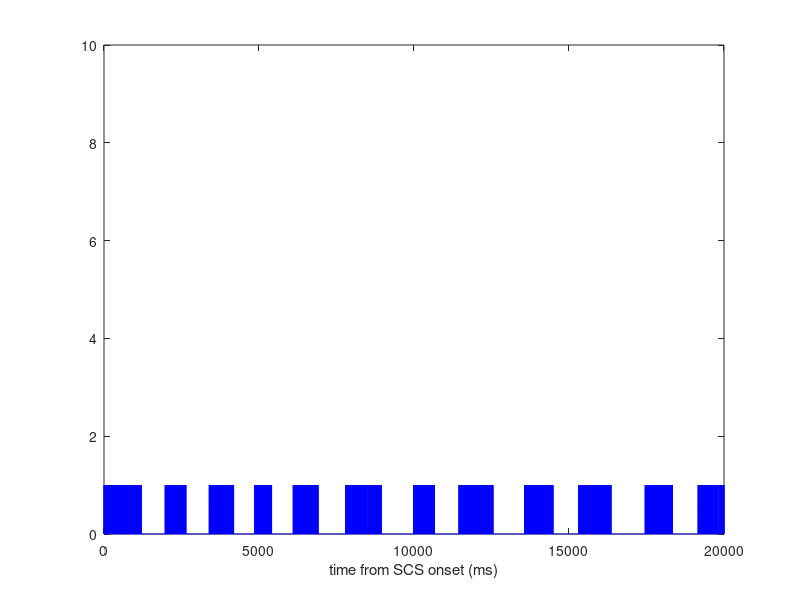
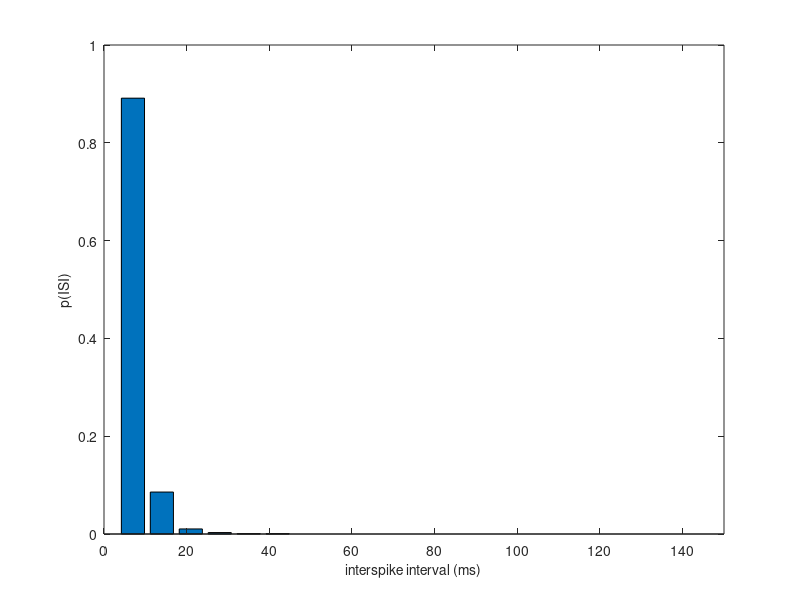
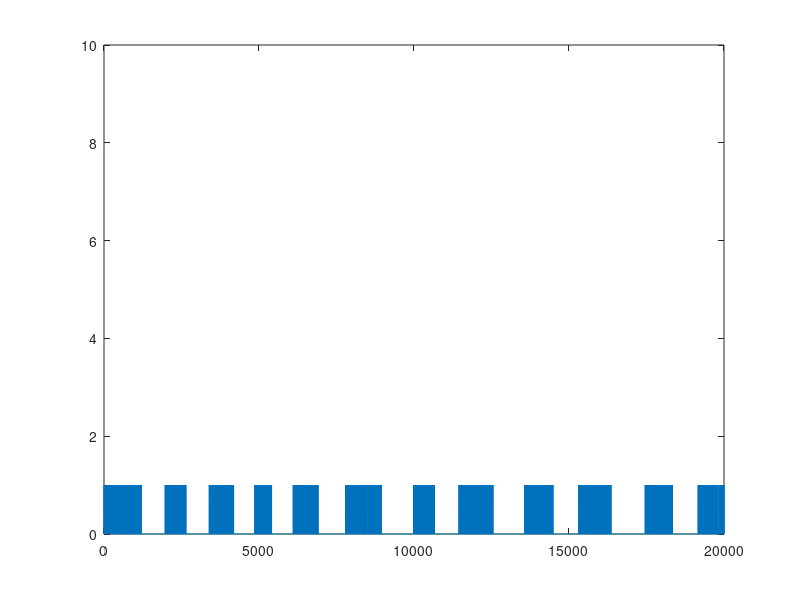

MATLAB code to generate these figures, in order:
%% The SCS abstract model for 150 Hz including noise - In this code fast AHP, ADP and slow AHP mechanisms are considered. 
clc
clear all
close all



%%

% 
% % 6 parameters
% step_size= 0.003;        % step size for slow AHP   
% sAHP_tau=1000 ;          % slow AHP time constant
% 
% fAHP_amp=-0.8 ;          % fast AHP amplitude
% fAHP_tau=6 ;             % fast AHP time constant
% 
% ADP_amp=0.5 ;            % ADP amplitude
% ADP_tau=40 ;             % ADP time constant
% 
% 
% 
% 
% T=0:1:100  ;
% 
% Fast_AHP= fAHP_amp*exp(-T/fAHP_tau);     % fast AHP exponential function
% ADP= ADP_amp* exp(-T/ADP_tau)   ;        % ADP exponential function
% 
% C= Fast_AHP+ADP ; 
% 
% 
% 
% plot(T, C , 'LineWidth' , 2)






%%

t=20000 ;  % time of stimulation (ms)

sigma=0.05 ;   % sigma for Guassian noise

spike=zeros(1,t) ;

threshold= 0  ;          % threshold is updated based on slow AHP

for i=1:7:t
    
r(1,i)=normrnd(threshold,sigma)     ;    % first step: a random number with guassian distribution is chosen , if the number>threshold => spike , otherwise no spike

if r(1,i) > threshold
    spike(1,i) = 1 ;
     s=i ;
    
    break
  
end
end


T=7 ;                     % time since last spike

% 6 parameters
step_size= 0.002;        % step size for slow AHP   
sAHP_tau=1200 ;          % slow AHP time constant

fAHP_amp=-0.7 ;          % fast AHP amplitude
fAHP_tau=2 ;             % fast AHP time constant

ADP_amp=0.3 ;            % ADP amplitude
ADP_tau=40 ;             % ADP time constant


a=step_size ;

for i=s+7:7:t
  
Fast_AHP= fAHP_amp*exp(-T/fAHP_tau);     % fast AHP exponential function
ADP= ADP_amp* exp(-T/ADP_tau)   ;        % ADP exponential function
slow_AHP= a* exp(-T/sAHP_tau)   ;        % slow AHP exponential function
threshold=slow_AHP ;
%threshold= normrnd(threshold,sigma) ;   % noisy threshold


C= Fast_AHP+ADP ;           % Combined fast AHP and ADP
C= normrnd(C,sigma)     ;   % noisy 

%C ;
  
    if   C > threshold
          spike(1,i)= 1 ;
          a= slow_AHP+ step_size ;
          T= 7 ;
          
    else
        spike(1,i)= 0 ;  
        T=T+7  ;
       
    end 
    
end 

% plotting spike pattern 
figure
plot(1:t , spike , 'b')                                  
ylim([0 10])
xlabel('time from SCS onset (ms)')





%% Calculating interspike interval

j=1 ;

for i=1:t                                                    
    if spike(1,i)==1
        v(1,j)=i ;
        j=j+1 ;
    end

end


j=1 ;


for i=1:(length(v)-1)

    ISI(1,j)=v(1,i+1)-v(1,i) ;      % ISI: interspike interval
    j=j+1 ;
end



%%  ISI histogram


x = unique(ISI)   ;    % temp vector of vals
ISI = sort(ISI)    ;     % sorted input aligns with temp (lowest to highest)
p = zeros(size(x)); % vector for freqs
% frequency for each value
for i = 1:length(x)
    p(i) = (sum(ISI == x(i)))/ (length(ISI)) ;
end
x ;
%p ;
%sum(p)
width=0.2 ;
%subplot(2,1,2) ;
figure
bar(x,p )
xlim([0 150])
xlabel('interspike interval (ms)' , 'FontSize', 10)
ylabel('p(ISI)' , 'FontSize', 10)

%%

 N10=ISI ;
 N='N10.mat' ;
 save(N) 

%%
SPIKE(:,1)=spike ;
%%
 %xlswrite('Workbook.xlsx',spike)
figure
plot(1:20000,SPIKE)
ylim([0 10])
